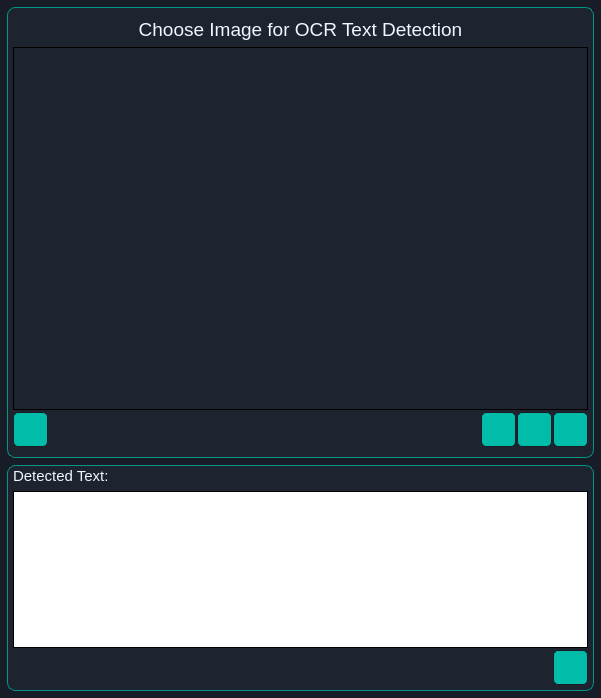
<?xml version="1.0" encoding="UTF-8"?>
<ui version="4.0">
 <class>Form_OCR_Detector</class>
 <widget class="QWidget" name="Form_OCR_Detector">
  <property name="geometry">
   <rect>
    <x>0</x>
    <y>0</y>
    <width>601</width>
    <height>698</height>
   </rect>
  </property>
  <property name="windowTitle">
   <string>OCR Text Detector</string>
  </property>
  <property name="styleSheet">
   <string notr="true">#frame_2{
background-color: #1d232f;
border: 1px solid #009688;
border-radius: 8px;
}

#frame{
background-color: #1d232f;
border: 1px solid #009688;
border-radius: 8px;
}

#Form_OCR_Detector{
background-color: #171c26
}</string>
  </property>
  <layout class="QVBoxLayout" name="verticalLayout" stretch="2,1">
   <property name="spacing">
    <number>7</number>
   </property>
   <property name="leftMargin">
    <number>7</number>
   </property>
   <property name="topMargin">
    <number>7</number>
   </property>
   <property name="rightMargin">
    <number>7</number>
   </property>
   <property name="bottomMargin">
    <number>7</number>
   </property>
   <item>
    <widget class="QFrame" name="frame">
     <property name="frameShape">
      <enum>QFrame::NoFrame</enum>
     </property>
     <property name="frameShadow">
      <enum>QFrame::Raised</enum>
     </property>
     <layout class="QVBoxLayout" name="verticalLayout_2" stretch="9,1">
      <property name="spacing">
       <number>2</number>
      </property>
      <property name="leftMargin">
       <number>0</number>
      </property>
      <property name="topMargin">
       <number>0</number>
      </property>
      <property name="rightMargin">
       <number>0</number>
      </property>
      <property name="bottomMargin">
       <number>0</number>
      </property>
      <item>
       <widget class="QFrame" name="frame_3">
        <property name="frameShape">
         <enum>QFrame::NoFrame</enum>
        </property>
        <property name="frameShadow">
         <enum>QFrame::Raised</enum>
        </property>
        <layout class="QVBoxLayout" name="verticalLayout_5" stretch="1,15">
         <property name="leftMargin">
          <number>5</number>
         </property>
         <property name="rightMargin">
          <number>5</number>
         </property>
         <property name="bottomMargin">
          <number>0</number>
         </property>
         <item>
          <widget class="QLabel" name="label_title">
           <property name="font">
            <font>
             <family>Arial</family>
             <pointsize>14</pointsize>
            </font>
           </property>
           <property name="styleSheet">
            <string notr="true">color: #f1f7ff;</string>
           </property>
           <property name="text">
            <string>Choose Image for OCR Text Detection</string>
           </property>
           <property name="alignment">
            <set>Qt::AlignCenter</set>
           </property>
          </widget>
         </item>
         <item>
          <widget class="QLabel" name="label_image">
           <property name="minimumSize">
            <size>
             <width>350</width>
             <height>350</height>
            </size>
           </property>
           <property name="frameShape">
            <enum>QFrame::Panel</enum>
           </property>
           <property name="text">
            <string/>
           </property>
           <property name="scaledContents">
            <bool>true</bool>
           </property>
          </widget>
         </item>
        </layout>
       </widget>
      </item>
      <item>
       <widget class="QFrame" name="frame_4">
        <property name="frameShape">
         <enum>QFrame::NoFrame</enum>
        </property>
        <property name="frameShadow">
         <enum>QFrame::Raised</enum>
        </property>
        <layout class="QHBoxLayout" name="horizontalLayout">
         <property name="spacing">
          <number>1</number>
         </property>
         <property name="leftMargin">
          <number>5</number>
         </property>
         <property name="topMargin">
          <number>0</number>
         </property>
         <property name="rightMargin">
          <number>5</number>
         </property>
         <item>
          <widget class="QPushButton" name="pushButton_crop">
           <property name="minimumSize">
            <size>
             <width>35</width>
             <height>35</height>
            </size>
           </property>
           <property name="toolTip">
            <string>Crop loaded image</string>
           </property>
           <property name="styleSheet">
            <string notr="true">QPushButton{
border-radius: 5px;
background-color: #00bca9;
border: 1px solid #171c26;
}

QPushButton:hover {
    background: #00dfc9;
	border: 1px solid #171c26;
	border-radius: 5px;
    }


QPushButton:pressed{
    background: #00d5c0;
	border: 1px solid #171c26;
	border-radius: 5px;
    }
</string>
           </property>
           <property name="text">
            <string/>
           </property>
           <property name="icon">
            <iconset resource="Icons/resources.qrc">
             <normaloff>:/icons/crop.svg</normaloff>:/icons/crop.svg</iconset>
           </property>
          </widget>
         </item>
         <item>
          <spacer name="horizontalSpacer">
           <property name="orientation">
            <enum>Qt::Horizontal</enum>
           </property>
           <property name="sizeHint" stdset="0">
            <size>
             <width>40</width>
             <height>20</height>
            </size>
           </property>
          </spacer>
         </item>
         <item>
          <widget class="QPushButton" name="pushButton_upload">
           <property name="minimumSize">
            <size>
             <width>35</width>
             <height>35</height>
            </size>
           </property>
           <property name="styleSheet">
            <string notr="true">QPushButton{
border-radius: 5px;
background-color: #00bca9;
border: 1px solid #171c26;
}

QPushButton:hover {
    background: #00dfc9;
	border: 1px solid #171c26;
	border-radius: 5px;
    }


QPushButton:pressed{
    background: #00d5c0;
	border: 1px solid #171c26;
	border-radius: 5px;
    }
</string>
           </property>
           <property name="text">
            <string/>
           </property>
           <property name="icon">
            <iconset resource="Icons/resources.qrc">
             <normaloff>:/icons/upload.svg</normaloff>:/icons/upload.svg</iconset>
           </property>
          </widget>
         </item>
         <item>
          <widget class="QPushButton" name="pushButton_screenshot">
           <property name="minimumSize">
            <size>
             <width>35</width>
             <height>35</height>
            </size>
           </property>
           <property name="styleSheet">
            <string notr="true">QPushButton{
border-radius: 5px;
background-color: #00bca9;
border: 1px solid #171c26;
}

QPushButton:hover {
    background: #00dfc9;
	border: 1px solid #171c26;
	border-radius: 5px;
    }


QPushButton:pressed{
    background: #00d5c0;
	border: 1px solid #171c26;
	border-radius: 5px;
    }
</string>
           </property>
           <property name="text">
            <string/>
           </property>
           <property name="icon">
            <iconset resource="Icons/resources.qrc">
             <normaloff>:/icons/maximize.svg</normaloff>:/icons/maximize.svg</iconset>
           </property>
          </widget>
         </item>
         <item>
          <widget class="QPushButton" name="pushButton_camera">
           <property name="minimumSize">
            <size>
             <width>35</width>
             <height>35</height>
            </size>
           </property>
           <property name="styleSheet">
            <string notr="true">QPushButton{
border-radius: 5px;
background-color: #00bca9;
border: 1px solid #171c26;
}

QPushButton:hover {
    background: #00dfc9;
	border: 1px solid #171c26;
	border-radius: 5px;
    }


QPushButton:pressed{
    background: #00d5c0;
	border: 1px solid #171c26;
	border-radius: 5px;
    }
</string>
           </property>
           <property name="text">
            <string/>
           </property>
           <property name="icon">
            <iconset resource="Icons/resources.qrc">
             <normaloff>:/icons/camera.svg</normaloff>:/icons/camera.svg</iconset>
           </property>
          </widget>
         </item>
        </layout>
       </widget>
      </item>
     </layout>
    </widget>
   </item>
   <item>
    <widget class="QFrame" name="frame_2">
     <property name="frameShape">
      <enum>QFrame::NoFrame</enum>
     </property>
     <property name="frameShadow">
      <enum>QFrame::Raised</enum>
     </property>
     <layout class="QVBoxLayout" name="verticalLayout_3" stretch="5,1">
      <property name="spacing">
       <number>2</number>
      </property>
      <property name="leftMargin">
       <number>0</number>
      </property>
      <property name="topMargin">
       <number>1</number>
      </property>
      <property name="rightMargin">
       <number>0</number>
      </property>
      <property name="bottomMargin">
       <number>0</number>
      </property>
      <item>
       <widget class="QFrame" name="frame_5">
        <property name="frameShape">
         <enum>QFrame::NoFrame</enum>
        </property>
        <property name="frameShadow">
         <enum>QFrame::Raised</enum>
        </property>
        <layout class="QVBoxLayout" name="verticalLayout_4" stretch="1,0">
         <property name="leftMargin">
          <number>5</number>
         </property>
         <property name="topMargin">
          <number>0</number>
         </property>
         <property name="rightMargin">
          <number>5</number>
         </property>
         <property name="bottomMargin">
          <number>0</number>
         </property>
         <item>
          <widget class="QLabel" name="label">
           <property name="font">
            <font>
             <family>Arial</family>
             <pointsize>11</pointsize>
            </font>
           </property>
           <property name="styleSheet">
            <string notr="true">color: #f1f7ff;</string>
           </property>
           <property name="text">
            <string>Detected Text:</string>
           </property>
          </widget>
         </item>
         <item>
          <widget class="QPlainTextEdit" name="plainTextEdit_detected_data">
           <property name="font">
            <font>
             <family>Arial</family>
             <pointsize>10</pointsize>
            </font>
           </property>
           <property name="frameShape">
            <enum>QFrame::Panel</enum>
           </property>
           <property name="frameShadow">
            <enum>QFrame::Plain</enum>
           </property>
           <property name="readOnly">
            <bool>true</bool>
           </property>
          </widget>
         </item>
        </layout>
       </widget>
      </item>
      <item>
       <widget class="QFrame" name="frame_6">
        <property name="frameShape">
         <enum>QFrame::NoFrame</enum>
        </property>
        <property name="frameShadow">
         <enum>QFrame::Raised</enum>
        </property>
        <layout class="QHBoxLayout" name="horizontalLayout_3">
         <property name="spacing">
          <number>1</number>
         </property>
         <property name="leftMargin">
          <number>5</number>
         </property>
         <property name="topMargin">
          <number>0</number>
         </property>
         <property name="rightMargin">
          <number>5</number>
         </property>
         <property name="bottomMargin">
          <number>5</number>
         </property>
         <item>
          <spacer name="horizontalSpacer_2">
           <property name="orientation">
            <enum>Qt::Horizontal</enum>
           </property>
           <property name="sizeHint" stdset="0">
            <size>
             <width>40</width>
             <height>20</height>
            </size>
           </property>
          </spacer>
         </item>
         <item>
          <widget class="QPushButton" name="pushButton_clipboard">
           <property name="minimumSize">
            <size>
             <width>35</width>
             <height>35</height>
            </size>
           </property>
           <property name="toolTip">
            <string>Copy to clipboard</string>
           </property>
           <property name="toolTipDuration">
            <number>-1</number>
           </property>
           <property name="styleSheet">
            <string notr="true">QPushButton{
border-radius: 5px;
background-color: #00bca9;
border: 1px solid #171c26;
}

QPushButton:hover {
    background: #00dfc9;
	border: 1px solid #171c26;
	border-radius: 5px;
    }


QPushButton:pressed{
    background: #00d5c0;
	border: 1px solid #171c26;
	border-radius: 5px;
    }
</string>
           </property>
           <property name="text">
            <string/>
           </property>
           <property name="icon">
            <iconset resource="Icons/resources.qrc">
             <normaloff>:/icons/clipboard.svg</normaloff>:/icons/clipboard.svg</iconset>
           </property>
          </widget>
         </item>
        </layout>
       </widget>
      </item>
     </layout>
    </widget>
   </item>
  </layout>
 </widget>
 <resources>
  <include location="Icons/resources.qrc"/>
 </resources>
 <connections/>
</ui>
